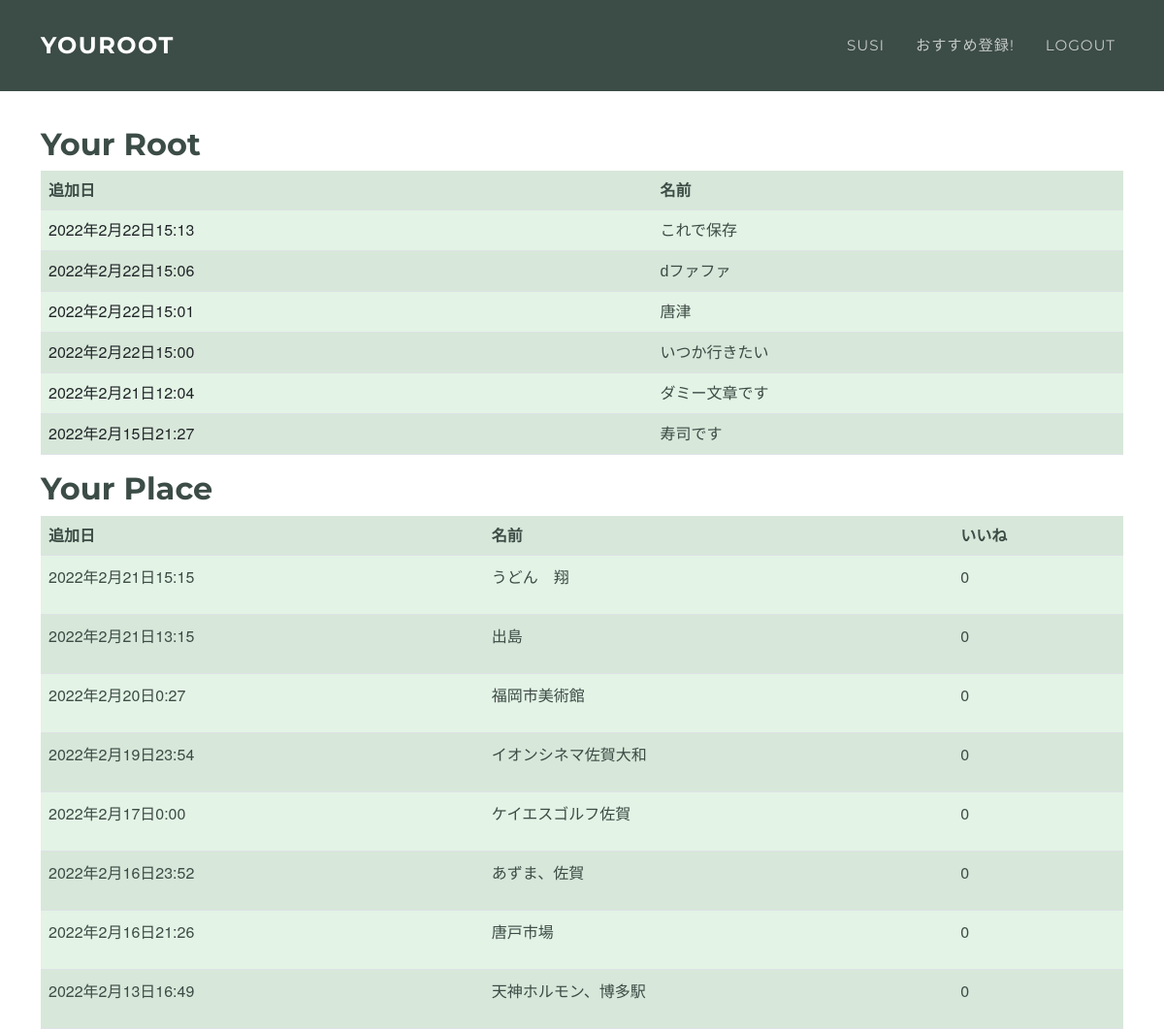
The app's page /user/1 (signed in), older data.
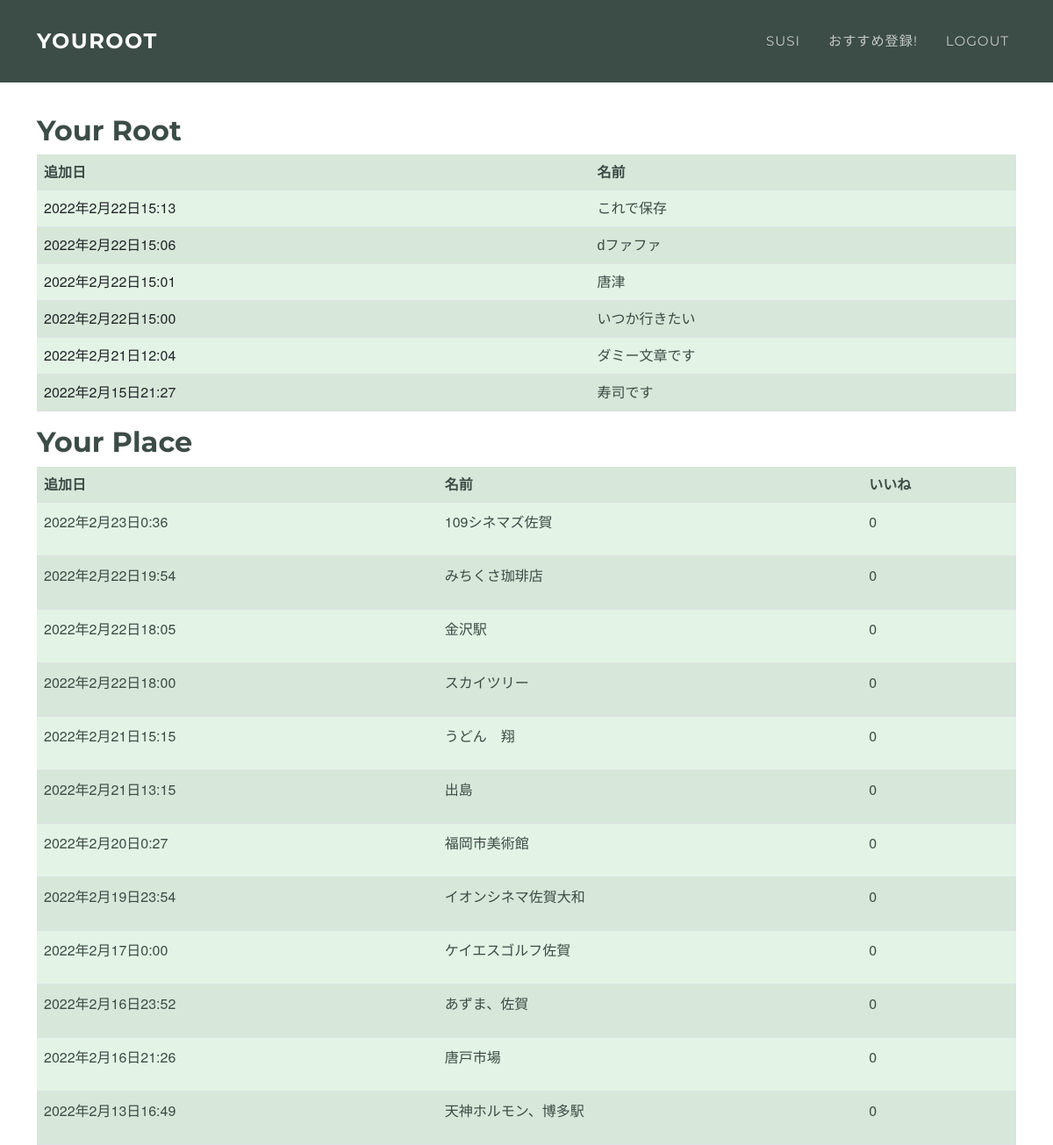
The same page, newer data.
### testRoot/models.py (models this page shows, shortened)
class KeepRoot(models.Model):
    name = models.CharField(max_length=255)
    first = models.ForeignKey(TypeOfPlace, on_delete=models.CASCADE, null=True,related_name='first')
    second = models.ForeignKey(TypeOfPlace, on_delete=models.CASCADE, null=True,related_name='second')
    third = models.ForeignKey(TypeOfPlace, on_delete=models.CASCADE, null=True,related_name='third')
    author = models.ForeignKey(get_user_model(),on_delete=models.CASCADE, null=True)
    created_at = models.DateTimeField(auto_now_add=True, null=True)

class TypeOfPlace(models.Model):
    TYPE_CHOICE = (
        ('eat','ご飯'),
        ('play','遊び'),
    )
    type = models.CharField(max_length=255, choices=TYPE_CHOICE)
    name = models.CharField(max_length=255)
    atmosphere = models.ForeignKey(Atmosphere, on_delete=models.PROTECT, null=True)
    address = models.CharField(max_length=255)
    created_at = models.DateTimeField(auto_now_add=True)
    updated_at = models.DateTimeField(auto_now_add=True)
    pref = models.ForeignKey(PrefeCode, on_delete=models.PROTECT, null=True)
    city = models.CharField(max_length=255, null=True)
    ido = models.FloatField(null=True)
    keido = models.FloatField(null=True)
    image = models.ImageField(upload_to='images/', null=True)
    author = models.ForeignKey(get_user_model(),on_delete=models.CASCADE, null=True)
    good = models.IntegerField(null=True, default=0)
    comment = models.CharField(max_length=500, null=True)

### testRoot/views.py (the view)
# urls.py: path('user/<int:id>', user, name='user'),
def user(request, id):
    if request.method == 'POST':
        form = KeepRootForm(request.POST)
        if form.is_valid():
            post = form.save(commit=False)
            post.save()
            return redirect('index')
    else:
        lists = KeepRoot.objects.order_by('-created_at').filter(author=request.user)
        lists_place = TypeOfPlace.objects.order_by('-created_at').filter(author=request.user)
        content = {
            'lists': lists,
            'lists_place': lists_place
        }
        return render(request, 'testRoot/user.html', content)

### testRoot/templates/testRoot/user.html
{% extends 'layout.html' %}
{% block content %}
<div class="container" style="margin-top: 130px;">
    <h2 style="color: #3c4c46;">Your Root</h2>
    <table class="table table-striped table-hover" style="background-color: #e3f3e5;">
        <tr>
            <th style="color: #3c4c46;">追加日</th><th style="color: #3c4c46;">名前</th>
        </tr>
        {% for list in lists %}
            <tr>
                <td>{{list.created_at}}</td>
                <td><div class="wrapper"><a href="{% url 'detail' list.pk%}" class="effect-box">{{list.name}}</a></div></td>
            </tr>
        {% endfor %}
    </table>
    <h2 style="color: #3c4c46;">Your Place</h2>
    <table class="table table-striped table-hover" style="color: #3c4c46; background-color: #e3f3e5;">
        <tr>
            <th style="color: #3c4c46;">追加日</th><th style="color: #3c4c46;">名前</th><th style="color: #3c4c46;">いいね</th>
        </tr>
        {% for list in lists_place %}
            <tr>
                <td style="color: #3c4c46;"><p>{{list.created_at}}</p></td>
                <td style="color: #3c4c46;"><p>{{list.name}}</p></td>
                <td style="color: #3c4c46;"><p>{{list.good}}</p></td>
            </tr>
        {% endfor %}
    </table>
</div>
{% endblock %}

### templates/layout.html (shortened to what this page needs)
<!DOCTYPE html>
<html lang="ja">
{% load static %}
<head>
    <link href="https://cdn.jsdelivr.net/npm/bootstrap@5.0.2/dist/css/bootstrap.min.css" rel="stylesheet"
>
    <link rel="stylesheet" href="https://maxst.icons8.com/vue-static/landings/line-awesome/line-awesome/1.3.0/css/line-awesome.min.css" />
    <link rel="stylesheet" href="https://cdn.jsdelivr.net/npm/bootstrap-icons@1.4.0/font/bootstrap-icons.css">
    <link rel="stylesheet" href="{% static 'css/style.css' %}">
    <link rel="stylesheet" href="{% static 'css/index.css' %}">
    <link rel="stylesheet" href="{% static 'css/topPage.css' %}">
    <link rel="stylesheet" href="{% static 'css/topPage1.css' %}">
    <link rel="stylesheet" href="{% static 'css/card.css' %}">
    <link rel="stylesheet" href="{% static 'css/user.css' %}">
    <link rel="stylesheet" href="{% static 'css/logged_out.css' %}">
    <link rel="stylesheet" href="{% static 'css/login.css' %}">
    <link rel="stylesheet" href="{% static 'css/test1.css' %}">
    <link rel="stylesheet" href="{% static 'css/test2.css' %}">
</head>
<body>
    <nav class="navbar navbar-expand-lg navbar-dark fixed-top" id="mainNav" style="background-color: #3c4c46;">
        <div class="container">
            {% if user.is_authenticated %}
            <div class="wrapper"><a class="navbar-brand effect-box" href="{% url 'index' %}">YOUROOT</a></div>
            {% else %}
            <div class="wrapper"><a class="navbar-brand effect-box" href="{% url 'topPage1' %}">YOUROOT</a></div>
            {% endif %}
            <div class="collapse navbar-collapse" id="navbarResponsive">
                <ul class="navbar-nav text-uppercase ms-auto py-4 py-lg-0">
                    {% if user.is_authenticated %}
                    <li class="nav-item">
                        <div class="wrapper"><a href="{% url 'user' user.id%}" class="nav-link effect-box">{{user}}</a></div>
                    </li>
                    <li class="nav-item">
                        <div class="wrapper"><a href="{% url 'test2' %}" class="nav-link effect-box">おすすめ登録!</a></div>
                    </li>
                    <li class="nav-item">
                        <div class="wrapper"><a href='{% url "logout" %}' class="logout nav-link effect-box">logout</a></div>
                    </li>
                    {% endif %}
                </ul>
            </div>
        </div>
    </nav>
    {% block content %}
    {% endblock %}
</body>
</html>

### static/css/style.css (style rules this page uses)
html, body { width: 100%; height: 100%; color: #3c4c46; }

### static/css/index.css (style rules this page uses)
* { margin: 0; padding: 0; box-sizing: border-box; }

### static/css/topPage1.css (style rules this page uses)
* { box-sizing: border-box; }
body { margin: 0; padding-top: 0px; font-family: "メイリオ","Hiragino Kaku Gothic Pro", "ヒラギノ角ゴ Pro W3", Meiryo, "ＭＳ Ｐゴシック", "Helvetica Neue", Helvetica, Arial, sans-serif; background-color: #fff; }

### static/css/user.css (style rules this page uses)
.effect-box:after, .effect-box:before { content: ''; position: absolute; left: 0; display: inline-block; height: 1.5em; width: 100%; opacity: 0; -webkit-transition: opacity 0.35s, -webkit-transform 0.35s; transition: opacity 0.35s, transform 0.35s; }
.effect-box:before { border-left: 1px solid; border-right: 1px solid; -webkit-transform: scale(1,0); transform: scale(1,0); }
.effect-box:after { border-bottom: 1px solid; border-top: 1px solid; -webkit-transform: scale(0,1); transform: scale(0,1); }
.effect-box { text-decoration: none; display: inline-block; position: relative; font-family: 'Dosis', sans-serif; color: #3c4c46; }
.wrapper { left:50%; }
a { color: #3c4c46; }
li { list-style: none; opacity: 0.7; }

Row changes from the older to the newer data that the page shows:
added TypeOfPlace: created_at "2022年2月23日0:36", name "109シネマズ佐賀", good "0"
added TypeOfPlace: created_at "2022年2月22日19:54", name "みちくさ珈琲店", good "0"
added TypeOfPlace: created_at "2022年2月22日18:05", name "金沢駅", good "0"
added TypeOfPlace: created_at "2022年2月22日18:00", name "スカイツリー", good "0"
